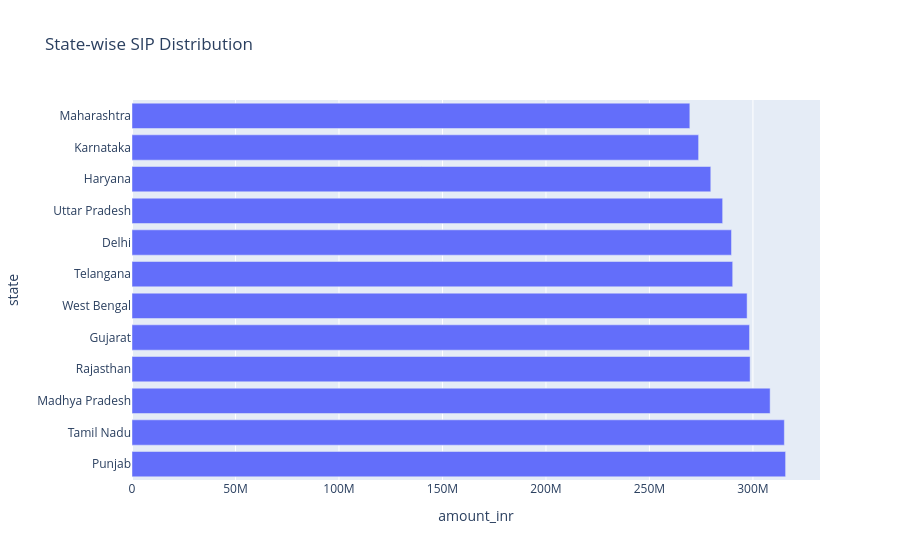

The notebook cell saved with this chart:
### Code cell
import plotly.express as px

fig = px.bar(
    state_sip,
    x='amount_inr',
    y='state',
    orientation='h',
    title='State-wise SIP Distribution'
)

fig.show()

### Figure 1 — Plotly figure (JSON) as saved in the notebook; plotly's stock layout.template omitted (floating-point values rounded to 4 significant figures)
{"data": [{"hovertemplate": "amount_inr=%{x}<br>state=%{y}<extra></extra>", "legendgroup": "", "marker": {"color": "#636efa", "pattern": {"shape": ""}}, "name": "", "orientation": "h", "showlegend": false, "textposition": "auto", "type": "bar", "x": [315780459, 315177237, 308312493, 298645822, 298358940, 297182514, 290219284, 289633404, 285368873, 279634354, 273753570, 269513480], "xaxis": "x", "y": ["Punjab", "Tamil Nadu", "Madhya Pradesh", "Rajasthan", "Gujarat", "West Bengal", "Telangana", "Delhi", "Uttar Pradesh", "Haryana", "Karnataka", "Maharashtra"], "yaxis": "y"}], "layout": {"barmode": "relative", "legend": {"tracegroupgap": 0}, "title": {"text": "State-wise SIP Distribution"}, "xaxis": {"anchor": "y", "domain": [0, 1], "title": {"text": "amount_inr"}}, "yaxis": {"anchor": "x", "domain": [0, 1], "title": {"text": "state"}}}}
